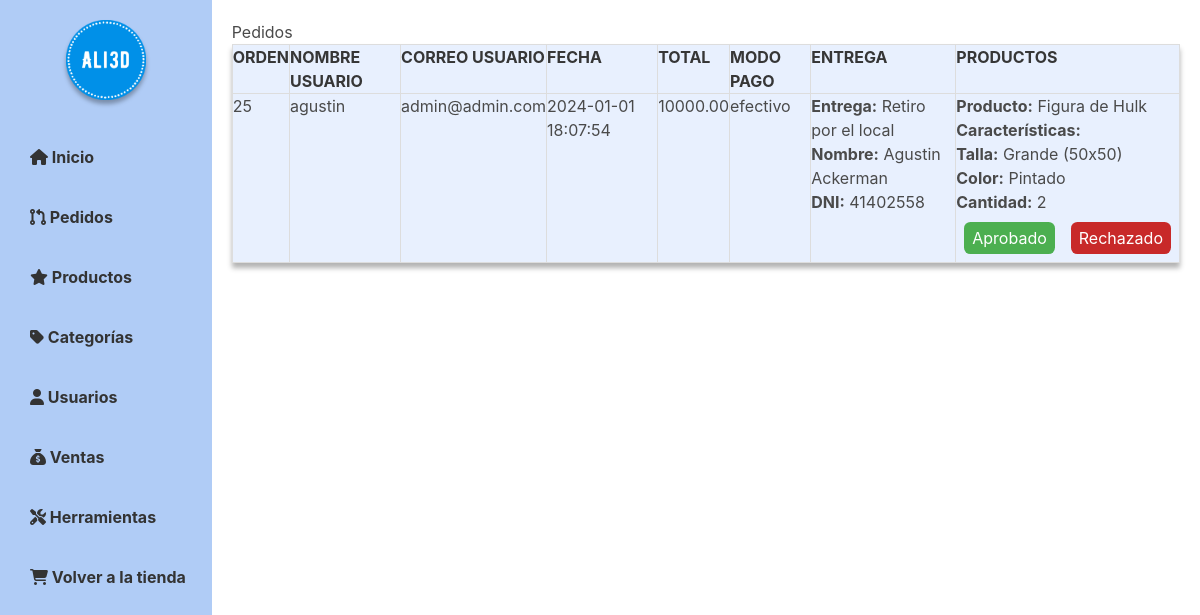
The page /admin/pedidos_admin.php (signed in) on the database its author committed.
### tables this page shows
CREATE TABLE `pedidos` (
  `id_pedido` int(11) NOT NULL,
  `id_usuario` int(11) DEFAULT NULL,
  `nombre_usuario` varchar(30) DEFAULT NULL,
  `correo_usuario` varchar(30) DEFAULT NULL,
  `celular` varchar(30) NOT NULL,
  `fecha_pedido` datetime DEFAULT NULL,
  `total` decimal(10,2) DEFAULT NULL,
  `entrega` text DEFAULT NULL,
  `metodo_pago` varchar(30) NOT NULL,
  `productos` text DEFAULT NULL
);

### admin/pedidos_admin.php (the view, shortened to what this page needs)
<?php
    include_once "../app/bd.php";
        $sql = "SELECT * FROM pedidos";
        $result = $conexion->query($sql);
?>
<!DOCTYPE html>
<html>
<head>
    <link rel="stylesheet" href="../estilos/estilo_admin.css">
    <link rel="stylesheet" href="https://cdnjs.cloudflare.com/ajax/libs/bulma/0.7.2/css/bulma.min.css">
</head>
<body>
    <div id="wrapper">
        <?php
            include('navbar_admin.php')
        ?>
        <div id="main">
            <h2>Pedidos</h2>
            <?php
                if ($result->num_rows > 0) {
                    echo "<table><tr><th>ORDEN</th><th>NOMBRE USUARIO</th><th>CORREO USUARIO</th><th>FECHA</th><th>TOTAL</th><th>MODO PAGO</th><th>ENTREGA</th><th>PRODUCTOS</th></tr>";
                    while ($row = $result->fetch_assoc()) {
                        $entregaJson = $row["entrega"];
                        $entregaData = json_decode($entregaJson, true);
                        $productosJson = $row["productos"];
                        $productosData = json_decode($productosJson, true);
                        echo "<tr><td>" . $row["id_pedido"] . "</td><td>" . $row["nombre_usuario"] . "</td><td>" . $row["correo_usuario"] . "</td><td>" . $row["fecha_pedido"] . "</td><td>" . $row["total"] . "</td><td>" . $row["metodo_pago"] . "</td><td>";
                        foreach ($entregaData as $key => $value) {
                            echo "<b>$key:</b> $value<br>";
                        }
                        echo "</td><td>";
                        foreach ($productosData as $producto) {
                            echo "<b>Producto:</b> " . $producto["producto"] . "<br>";
                            echo "<b>Características:</b><br>";
                            foreach ($producto["caracteristicas"] as $caracteristica => $valor) {
                                echo "<b>$caracteristica:</b> $valor<br>";
                            }
                            echo "<b>Cantidad:</b> " . $producto["cantidad"] . "<br>";
                        }
                        echo '<button class="aprobado-btn" onclick="marcarPedido(' . $row["id_pedido"] . ', \'Aprobado\')">Aprobado</button>';
                        echo '<button class="rechazado-btn" onclick="marcarPedido(' . $row["id_pedido"] . ', \'Rechazado\')">Rechazado</button>';
                        echo "<br>";
                        echo "</td></tr>";
                    }
                    echo "</table>";
                } else {
                    echo "<p>No se encontraron ventas.</p>";
                }
                ?>
        </div>
    </div>
</body>
</html>

### estilos/estilo_admin.css (style rules this page uses)
:root { --azul_1: #0090E8; --azul_2: #69A7EE; --azul_3: #B0CCF6; --azul_4: #ECF2FD; --negro1: #000000; --negro: #2F2F2F; --blanco: #FFFFFF; }
body { background-color: var(--blanco); background-repeat: repeat; font-family: Arial, sans-serif; margin: 0; padding: 0; }
#wrapper { display: flex; height: max-content; }
#main { padding: 20px; width: 100%; height: max-content; }
table { border-collapse: collapse; width: 100%; background-color: #e8f0fe; box-shadow: 0px 5px 5px rgba(0, 0, 0, 0.3); overflow-x: auto; }
th, td { border: 1px solid #ddd; padding: 8px; text-align: left; }
th { background-color: #e8f0fe; }
td:last-child { white-space: nowrap; }
.aprobado-btn { width: auto; height: auto; background-color: #4caf50; color: #fff; padding: 0.5rem; border: none; border-radius: 0.4rem; font-size: 1rem; line-height: 1rem; cursor: pointer; margin: 0.5rem; }
.rechazado-btn { width: auto; height: auto; background-color: #c82929; color: #fff; padding: 0.5rem; border: none; border-radius: 0.4rem; font-size: 1rem; line-height: 1rem; cursor: pointer; margin: 0.5rem; }

### rows shown on the page
pedidos: id_pedido "25", nombre_usuario "agustin", correo_usuario "admin@admin.com", fecha_pedido "2024-01-01 18:07:54", total "10000.00", metodo_pago "efectivo", key "Entrega", entrega "Retiro por el local", key "Nombre", entrega "Agustin Ackerman", key "DNI", entrega "41402558", producto "Figura de Hulk", caracteristica "Talla", valor "Grande (50x50)", caracteristica "Color", valor "Pintado", cantidad "2"
